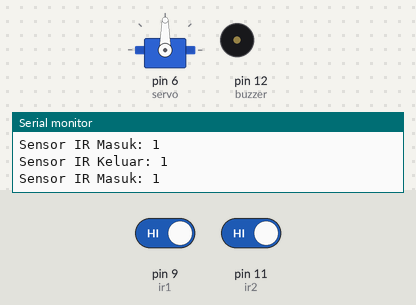
Bench run of a sketch on a simulated Arduino Uno, built with avr-gcc and run on an emulated ATmega328P. Parts: servo, buzzer (waves = sounding), the last lines printed to the serial monitor. The test bench sets the inputs (shaded band); at power-on: pin 11 (ir2) HIGH, pin 9 (ir1) HIGH.

Above: at 1.8 s.
1.9 s: pin 11 (ir2) driven LOW
At 2.4 s:
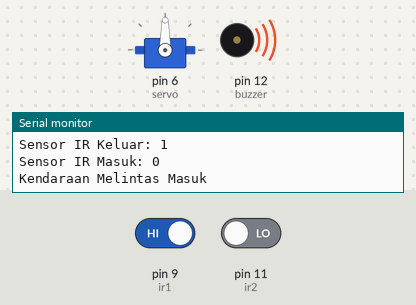
4.9 s: pin 9 (ir1) driven LOW
At 5.9 s:
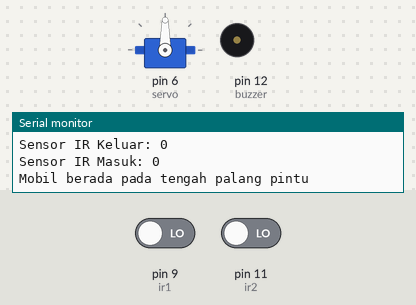
7.5 s: pin 11 (ir2) driven HIGH
At 8.3 s:
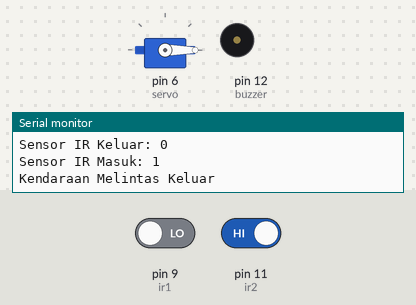
Timing chart, 0 to 10.5 s (numbered marks = the images above; inputs shaded):
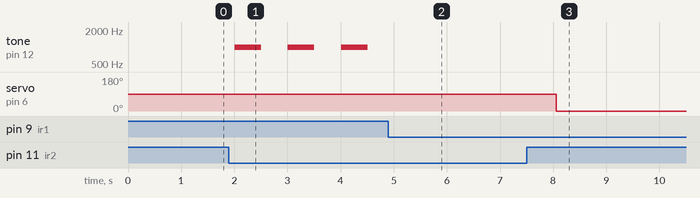

Measured:
- after the input at 1.9 s, tone on pin 12 (buzzer): alternates 1000 Hz for 0.50 s and silent for 0.50 s, starting after 0.10 s
- after the input at 4.9 s, tone on pin 12 (buzzer): stops changing and stays silent
- after the input at 7.5 s, tone on pin 12 (buzzer): stays silent (without the input it goes to 1000 Hz after 7.2 s); servo on pin 6 (servo): 90° → 0° after 0.56 s

The sketch:

Latihan-UTS-2.ino
```cpp
#include <Servo.h>

Servo servo;

int ir1 = 9;  // IR sensor 1 (keluar)
int ir2 = 11; // IR sensor 2 (masuk)
int buzzer = 12;

bool vehicleStopped = false;  // Status untuk melacak apakah kendaraan berhenti
int stopDuration = 0;         // Menyimpan lama waktu kendaraan berhenti
int stopThreshold = 5000;     // Batas waktu berhenti (5 detik)

void setup() {
  servo.attach(6);
  servo.write(90);  // Mulai dengan palang tertutup pada 90 derajat
  Serial.begin(9600);

  pinMode(ir1, INPUT);  // Pin IR sensor untuk keluar
  pinMode(ir2, INPUT);  // Pin IR sensor untuk masuk
  pinMode(buzzer, OUTPUT); // Set pin buzzer sebagai output
}

void loop() {
  // Membaca nilai dari sensor IR
  int sensorKeluar = digitalRead(ir1);  // 0 jika ada objek, 1 jika tidak ada objek
  int sensorMasuk = digitalRead(ir2);   // 0 jika ada objek, 1 jika tidak ada objek

  // Print nilai sensor untuk debugging
  Serial.print("Sensor IR Keluar: ");
  Serial.println(sensorKeluar);
  Serial.print("Sensor IR Masuk: ");
  Serial.println(sensorMasuk);

  // Logika kontrol palang dan alarm
  if (sensorKeluar == LOW && sensorMasuk == HIGH) {
    // Kendaraan keluar
    servo.write(0);  // Buka palang ke 0 derajat
    Serial.println("Kendaraan Melintas Keluar");
    noTone(buzzer);
    vehicleStopped = false;  // Reset status kendaraan berhenti
    stopDuration = 0;  // Reset durasi berhenti
  }
  else if (sensorMasuk == LOW && sensorKeluar == HIGH) {
    // Kendaraan masuk
    servo.write(90);  // Tutup palang ke 90 derajat
    Serial.println("Kendaraan Melintas Masuk");
    tone(buzzer, 1000);  // Bip pendek
    delay(500);
    noTone(buzzer);
    vehicleStopped = false;  // Reset status kendaraan berhenti
    stopDuration = 0;  // Reset durasi berhenti
  }
  else if (sensorMasuk == LOW && sensorKeluar == LOW) {
    // Kendaraan di tengah palang
    Serial.println("Mobil berada pada tengah palang pintu");
    servo.write(90);  // Tetap tutup palang

    // Jika kendaraan baru berhenti, mulai menghitung durasi berhenti
    if (!vehicleStopped) {
      vehicleStopped = true;
      stopDuration = 0;  // Reset durasi berhenti
    }

    // Jika kendaraan sudah berhenti, mulai menghitung waktu
    stopDuration += 500;  // Tambah durasi berhenti sebesar delay
    delay(500);  // Menunggu 500 milidetik

    // Jika kendaraan berhenti lebih dari 5 detik, bunyikan alarm
    if (stopDuration >= stopThreshold) {
      tone(buzzer, 1000);  // Bip terus menerus jika kendaraan berhenti lebih dari 5 detik
    }
  } else {
    // Jika tidak ada kendaraan di tengah, reset status berhenti
    vehicleStopped = false;
    stopDuration = 0;
  }

  delay(500);  // Delay untuk pembacaan sensor yang lebih halus
}
```
